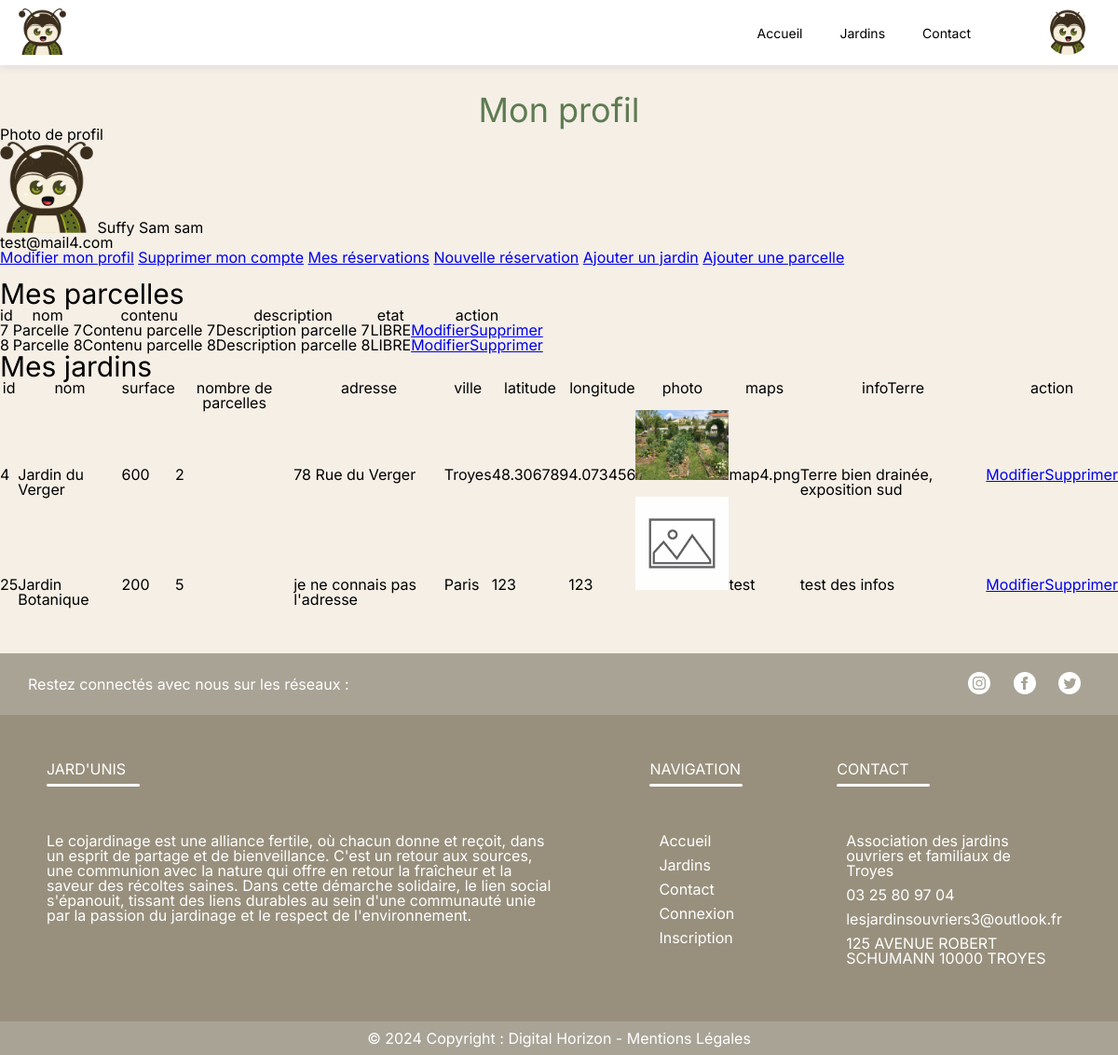
The app's page /users/compte.php (signed in) with its own data.
### tables this page shows
CREATE TABLE `users` (
  `user_id` int(11) NOT NULL,
  `user_nom` varchar(50) NOT NULL,
  `user_prnm` varchar(50) NOT NULL,
  `user_login` varchar(50) NOT NULL,
  `user_pass` varchar(255) NOT NULL,
  `user_email` varchar(100) NOT NULL,
  `user_photo` varchar(100) NOT NULL DEFAULT 'logo.webp'
);

CREATE TABLE `parcelles` (
  `parcelle_id` int(11) NOT NULL,
  `parcelle_nom` varchar(100) NOT NULL,
  `parcelle_content` varchar(50) NOT NULL,
  `parcelle_etat` varchar(10) NOT NULL,
  `parcelle_desc` varchar(150) NOT NULL,
  `parcelle_reservation` int(11) DEFAULT NULL,
  `_jardin_id` int(11) NOT NULL,
  `_user_id` int(255) NOT NULL
);

CREATE TABLE `jardins` (
  `jardin_id` int(11) NOT NULL,
  `jardin_nom` varchar(50) NOT NULL,
  `jardin_surface` int(11) NOT NULL,
  `jardin_nbParcelles` int(11) NOT NULL,
  `jardin_adr` varchar(100) NOT NULL,
  `jardin_ville` varchar(50) NOT NULL,
  `jardin_coordLat` varchar(10) NOT NULL,
  `jardin_coordLong` varchar(10) NOT NULL,
  `jardin_photo` varchar(50) NOT NULL DEFAULT 'default_jardins.png',
  `jardin_maps` varchar(100) NOT NULL,
  `jardin_infoTerre` varchar(100) NOT NULL,
  `_user_id` int(11) NOT NULL
);

### users/compte.php (the view, shortened to what this page needs)
<?php
require '../model/connectBD.php';
require '../composants/head.php';
require '../composants/header.php';
?>
<h1>
    Mon profil
</h1>
<div>
    <div>
        <p>Photo de profil</p>
    </div>
    <div>
        <?php
        $query = "SELECT user_photo FROM users WHERE user_id = '" . $_SESSION['user_id'] . "'";
        $req = $bd->query($query);
        $photo = $req->fetch()['user_photo'];
        echo '<img src="/src/assets/uploads/' . $photo . '" alt="Photo de profil" style="width:100px;">';
        ?>
        <span><?php echo $_SESSION['user_nom'] ?></span>
        <span><?php echo $_SESSION['user_prnm'] ?></span>
        <span><?php echo $_SESSION['user_login'] ?></span>
    </div>
    <div>
        <p><?php echo $_SESSION['user_email'] ?></p>
    </div>
    <div>
        <a href='modifProfil.php?users=<?php echo $_SESSION['user_id'] ?>'>Modifier mon profil</a>
        <a href='verifDelCompte.php?users=<?php echo $_SESSION['user_id'] ?>'>Supprimer mon compte</a>
        <a href='tableReservationUser.php'>Mes réservations</a>
        <a href='/jardins.php'>Nouvelle réservation</a>
        <a href="/jardins/formJardinUser.php">Ajouter un jardin</a>
        <a href="/parcelles/formParcelleUser.php">Ajouter une parcelle</a>
    </div>
    <br>
    <h2>
        Mes parcelles
    </h2>
    <div>
        <table border="1">
            <tr>
                <th>id</th>
                <th>nom</th>
                <th>contenu</th>
                <th>description</th>
                <th>etat</th>
                <th colspan="2">action</th>
            </tr>
            <?php
            $requete = $bd->prepare('SELECT * FROM parcelles WHERE _user_id = ?');
            $requete->bindParam(1, $_SESSION["user_id"]);
            $requete->execute();
            $parcelles = $requete->fetchAll(PDO::FETCH_ASSOC);
            if (empty($parcelles)) {
                echo 'Vous n\'avez aucune parcelles.';
            } else {
                foreach ($parcelles as $parcelle) {
                    echo '<tr>';
                    echo '<td>' . $parcelle['parcelle_id'] . '</td>';
                    echo '<td>' . $parcelle['parcelle_nom'] . '</td>';
                    echo '<td>' . $parcelle['parcelle_content'] . '</td>';
                    echo '<td>' . $parcelle['parcelle_desc'] . '</td>';
                    echo '<td>' . $parcelle['parcelle_etat'] . '</td>';
                    echo '<td><a href="/parcelles/modifParcelleUser.php?parcelles=' . $parcelle['parcelle_id'] . '">Modifier</a></td>';
                    echo '<td><a href="/parcelles/verifDelParcelle.php?parcelles=' . $parcelle['parcelle_id'] . '">Supprimer</a></td>';
                    echo '</tr>';
                }
            }
            ?>
        </table>
    </div>
    <h2>
        Mes jardins
    </h2>
    <div>
        <table border="1">
            <tr>
                <th>id</th>
                <th>nom</th>
                <th>surface</th>
                <th>nombre de parcelles</th>
                <th>adresse</th>
                <th>ville</th>
                <th>latitude</th>
                <th>longitude</th>
                <th>photo</th>
                <th>maps</th>
                <th>infoTerre</th>
                <th colspan="2">action</th>
            </tr>
            <?php
            $requete = $bd->prepare('SELECT * FROM jardins WHERE _user_id = ?');
            $requete->bindParam(1, $_SESSION["user_id"]);
            $requete->execute();
            $jardins = $requete->fetchAll(PDO::FETCH_ASSOC);
            if (empty($jardins)) {
                echo 'Vous n\'avez aucun jardin.';
            } else {
                foreach ($jardins as $jardin) {
                    echo '<tr>';
                    echo '<td>' . $jardin['jardin_id'] . '</td>';
                    echo '<td>' . $jardin['jardin_nom'] . '</td>';
                    echo '<td>' . $jardin['jardin_surface'] . '</td>';
                    echo '<td>' . $jardin['jardin_nbParcelles'] . '</td>';
                    echo '<td>' . $jardin['jardin_adr'] . '</td>';
                    echo '<td>' . $jardin['jardin_ville'] . '</td>';
                    echo '<td>' . $jardin['jardin_coordLat'] . '</td>';
                    echo '<td>' . $jardin['jardin_coordLong'] . '</td>';
                    echo '<td><img src="/src/assets/uploads/' . $jardin['jardin_photo'] . '" alt="Photo de jardin" style="width:100px;"></td>';
                    echo '<td>' . $jardin['jardin_maps'] . '</td>';
                    echo '<td>' . $jardin['jardin_infoTerre'] . '</td>';
                    echo '<td><a href="/jardins/modifJardinUser.php?jardins=' . $jardin['jardin_id'] . '">Modifier</a></td>';
                    echo '<td><a href="/jardins/verifDelJardinUser.php?jardins=' . $jardin['jardin_id'] . '">Supprimer</a></td>';
                    echo '</tr>';
                }
            }
            ?>
        </table>
    </div>
</div>
<?php
require('../composants/footer.php');
?>

### composants/header.php (shortened to what this page needs)
<header id="main-header">
    <div id="items-header">
        <a href="/index.php" title="ACCUEIL"><img src="../src/assets/img/logo.webp" alt="Logo"></a>
        <div id="links-header">
            <nav>
                <ul>
                    <li <?php echo (basename($_SERVER['PHP_SELF']) == 'index.php') ? 'class="current"' : ''; ?>><a href="/index.php">Accueil</a></li>
                    <li <?php echo (basename($_SERVER['PHP_SELF']) == 'jardins.php') ? 'class="current"' : ''; ?>><a href="/jardins.php">Jardins</a></li>
                    <li <?php echo (basename($_SERVER['PHP_SELF']) == 'contact.php') ? 'class="current"' : ''; ?>><a href="/contact.php">Contact</a></li>
                </ul>
                <ul>
                    <?php
                    if (isset($_SESSION['user_id'])) {
                        echo '<div class="img-profile">';
                        $reqPhoto = "SELECT user_photo FROM users WHERE user_id = '" . $_SESSION['user_id'] . "'";
                        $resultatPhoto = $bd->query($reqPhoto);
                        $photo = $resultatPhoto->fetch()['user_photo'];
                        echo '<img src="/src/assets/uploads/' . $photo . '" alt="Photo de profil">';
                        echo '</div>';
                        }
                    ?>
                </ul>
            </nav>
        </div>
    </div>
</header>

### src/assets/css/style.css (style rules this page uses)
html, body, div, span, applet, object, iframe, h1, h2, h3, h4, h5, h6, p, blockquote, pre, a, abbr, acronym, address, big, cite, code, del, dfn, em, img, ins, kbd, q, s, samp, small, strike, strong, sub, sup, tt, var, b, u, i, center, dl, dt, dd, ol, ul, li, fieldset, form, label, legend, table, caption, tbody, tfoot, thead, tr, th, td, article, aside, canvas, details, embed, figure, figcaption, footer, header, hgroup, menu, nav, output, ruby, section, summary, time, mark, audio, video { margin: 0; padding: 0; border: 0; font-size: 100%; font: inherit; vertical-align: baseline; }
article, aside, details, figcaption, figure, footer, header, hgroup, menu, nav, section { display: block; }
body { line-height: 1; }
ol, ul { list-style: none; }
table { border-collapse: collapse; border-spacing: 0; }
body { font-family: "Inter", sans-serif; background-color: #f5efe6; }
h1 { text-align: center; font-size: 36px; color: #5E7B51; margin-top: 100px; }
h2 { font-size: 30px; }
header { margin: 0 auto; display: flex; height: 100px; align-items: center; font-family: 'Inter', sans-serif; z-index: 10; width: 100%; box-shadow: 0 0 10px lightgray; }
#items-header { max-width: 1250px; display: flex; justify-content: space-between; width: 100%; align-items: center; margin: 0 auto; padding: 0 10px; }
header nav { left: 0; display: flex; width: 100%; justify-content: flex-end; }
header nav ul { display: flex; align-items: center; list-style: none; padding: 0; margin: 0 30px; }
header nav ul li { margin: 0 20px; }
header nav ul li a { color: #000; text-decoration: none; font-size: 14px; transition: 0.3s; }
#main-header { height: 50px; display: flex; align-items: center; justify-content: space-between; padding: 10px; width: 100%; background-color: white; position: fixed; top: 0; transition: top 0.3s; z-index: 1001; }
#main-header li a { position: relative; }
#main-header li a::after { position: absolute; content: ""; width: 100%; height: 2px; top: 100%; left: 0; background-color: #5E7B51; transition: transform 0.5s; transform: scaleX(0); transform-origin: left; }
#items-header img { height: 50px; }
.img-profile { cursor: pointer; }
.img-profile img { width: 48px; height: 48px; border-radius: 50%; }

### records on screen
users: user_photo (picture)
parcelles: parcelle_id "7", parcelle_nom "Parcelle 7", parcelle_content "Contenu parcelle 7", parcelle_desc "Description parcelle 7", parcelle_etat "LIBRE"
parcelles: parcelle_id "8", parcelle_nom "Parcelle 8", parcelle_content "Contenu parcelle 8", parcelle_desc "Description parcelle 8", parcelle_etat "LIBRE"
jardins: jardin_id "4", jardin_nom "Jardin du Verger", jardin_surface "600", jardin_nbParcelles "2", jardin_adr "78 Rue du Verger", jardin_ville "Troyes", jardin_coordLat "48.306789", jardin_coordLong "4.073456", jardin_photo (picture), jardin_maps "map4.png", jardin_infoTerre "Terre bien drainée, exposition sud"
jardins: jardin_id "25", jardin_nom "Jardin Botanique", jardin_surface "200", jardin_nbParcelles "5", jardin_adr "je ne connais pas l'adresse", jardin_ville "Paris", jardin_coordLat "123", jardin_coordLong "123", jardin_photo (placeholder picture), jardin_maps "test", jardin_infoTerre "test des infos"

### other values on screen
$_SESSION['user_nom'] "Suffy"
$_SESSION['user_prnm'] "Sam"
$_SESSION['user_login'] "sam"
$_SESSION['user_email'] "test@mail4.com"
